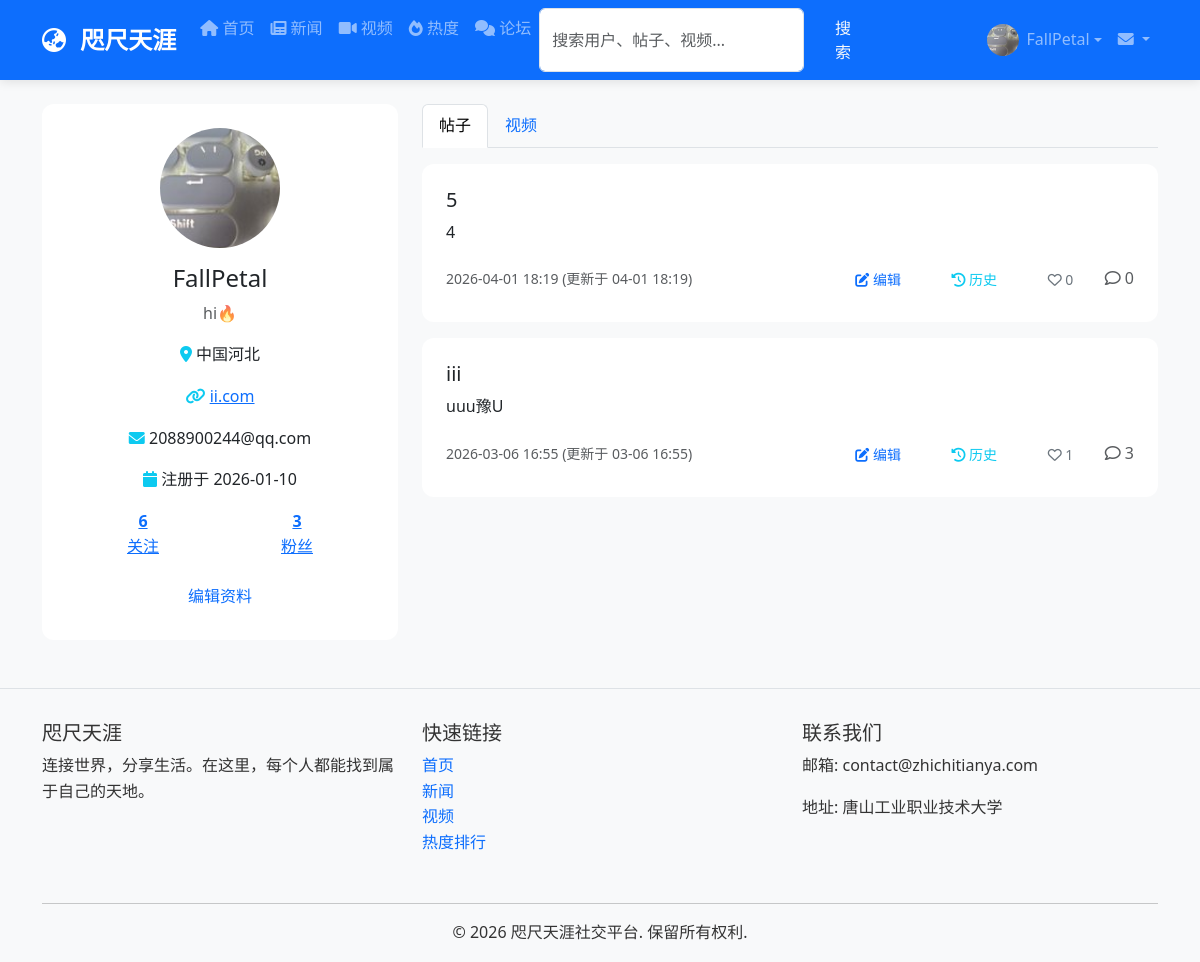
Screenshot of /profile/FallPetal (signed in) with the database file from the repository.
### python_web_project/models/__init__.py (models this page shows, shortened)
class User(UserMixin, db.Model):
    __tablename__ = 'users'
    id = db.Column(db.Integer, primary_key=True)
    username = db.Column(db.String(80), unique=True, nullable=False)
    email = db.Column(db.String(120), unique=True, nullable=False)
    password_hash = db.Column(db.String(120), nullable=False)
    avatar = db.Column(db.String(200), default='default_avatar.png')
    bio = db.Column(db.Text, default='')
    location = db.Column(db.String(100))
    website = db.Column(db.String(200))
    is_active = db.Column(db.Boolean, default=True)  # 用户是否被封禁
    is_banned = db.Column(db.Boolean, default=False)  # 是否被完全封禁
    can_post = db.Column(db.Boolean, default=True)    # 是否可以发帖
    can_video = db.Column(db.Boolean, default=True)   # 是否可以发视频
    can_comment = db.Column(db.Boolean, default=True)  # 是否可以评论
    is_admin = db.Column(db.Boolean, default=False)   # 是否为管理员
    join_date = db.Column(FlexibleDateTime, default=datetime.now)
    last_seen = db.Column(FlexibleDateTime, default=datetime.now)
    posts = db.relationship('Post', backref='author',
                            lazy=True, foreign_keys='Post.author_id')
    videos = db.relationship('Video', backref='uploader',
                             lazy=True, foreign_keys='Video.uploader_id')
    comments = db.relationship(
        'Comment', lazy=True, foreign_keys='Comment.author_id')
    sent_messages = db.relationship(
        'Message', backref='sender', lazy=True, foreign_keys='Message.sender_id')
    received_messages = db.relationship(
        'Message', backref='recipient', lazy=True, foreign_keys='Message.recipient_id')
    followers = db.relationship(
        'User', secondary='follows',
        primaryjoin='(Follows.followed_id == User.id)',  # 被关注的人
        secondaryjoin='(Follows.follower_id == User.id)',  # 关注者
        backref=db.backref('followed', lazy='dynamic'),
        lazy='dynamic'
    )
    post_likes = db.relationship('PostLike', backref='user', lazy=True)
    video_likes = db.relationship('VideoLike', backref='user', lazy=True)
    def is_following(self, user):
        existing_follow = db.session.query(Follows).filter_by(
            follower_id=self.id,
            followed_id=user.id
        ).first()
        return existing_follow is not None
    def get_following_count(self):
        return self.followed.count()
    def get_followers_count(self):
        return self.followers.count()
    def unread_messages_count(self):
        return Message.query.filter_by(
            recipient_id=self.id,
            is_read=False
        ).count()

class Post(db.Model):
    __tablename__ = 'posts'
    id = db.Column(db.Integer, primary_key=True)
    title = db.Column(db.String(200), nullable=False)
    content = db.Column(db.Text, nullable=False)
    image_url = db.Column(db.String(200))  # 帖子配图
    video_url = db.Column(db.String(200))  # 帖子视频
    timestamp = db.Column(FlexibleDateTime, index=True,
                          default=datetime.now)
    updated_at = db.Column(FlexibleDateTime, default=datetime.now)  # 最后更新时间
    author_id = db.Column(db.Integer, db.ForeignKey('users.id'))
    likes_count = db.Column(db.Integer, default=0)
    comments_count = db.Column(db.Integer, default=0)
    post_comments = db.relationship(
        'Comment', lazy=True, foreign_keys='Comment.post_id')
    likes = db.relationship('PostLike', backref='post', lazy=True)

### python_web_project/app.py (the view)
@app.route('/profile/<username>')
def profile(username):
    user = User.query.filter_by(username=username).first_or_404()
    user_posts = Post.query.filter_by(
        author_id=user.id).order_by(Post.timestamp.desc()).all()
    user_videos = Video.query.filter_by(
        uploader_id=user.id).order_by(Video.timestamp.desc()).all()
    is_following = False
    if current_user.is_authenticated:
        is_following = current_user.is_following(user)
    return render_template('profile.html',
                           user=user,
                           posts=user_posts,
                           videos=user_videos,
                           is_following=is_following)

### python_web_project/templates/profile.html (shortened to what this page needs)
{% extends "base.html" %}  {% block content %}
<div class="container mt-4">
  <div class="row">
    <div class="col-md-4">
      <div class="card">
        <div class="card-body text-center">
          <img
            src="{{ get_avatar_url(user.avatar) }}"
            class="rounded-circle mb-3"
            style="width: 120px; height: 120px; object-fit: cover"
            alt="头像"
          />
          <h4>{{ user.username }}</h4>
          {% if user.bio %}
          <p class="text-muted">{{ user.bio }}</p>
          {% endif %} {% if user.location %}
          <p>
            <i class="fas fa-map-marker-alt text-info"></i> {{ user.location }}
          </p>
          {% endif %} {% if user.website %}
          <p>
            <i class="fas fa-link text-info"></i>
            <a href="{{ user.website }}" target="_blank">{{ user.website }}</a>
          </p>
          {% endif %} {% if current_user.is_authenticated and (current_user.id
          == user.id or current_user.is_admin) %}
          <p><i class="fas fa-envelope text-info"></i> {{ user.email }}</p>
          <p>
            <i class="fas fa-calendar text-info"></i> 注册于 {{
            user.join_date.strftime('%Y-%m-%d') }}
          </p>
          {% endif %}
          <div class="d-flex justify-content-around mt-3">
            <div>
              <a href="{{ url_for('show_following', username=user.username) }}"
                ><strong>{{ user.get_following_count() }}</strong></a
              >
              <div>
                <a
                  href="{{ url_for('show_following', username=user.username) }}"
                  >关注</a
                >
              </div>
            </div>
            <div>
              <a href="{{ url_for('show_followers', username=user.username) }}"
                ><strong>{{ user.get_followers_count() }}</strong></a
              >
              <div>
                <a
                  href="{{ url_for('show_followers', username=user.username) }}"
                  >粉丝</a
                >
              </div>
            </div>
          </div>
           {% if current_user.id == user.id %}
          <div class="mt-3">
            <a
              href="{{ url_for('edit_profile') }}"
              class="btn btn-outline-primary"
              >编辑资料</a
            >
          </div>
          {% endif %}
        </div>
      </div>
    </div>
    <div class="col-md-8">
      <ul class="nav nav-tabs" id="myTab" role="tablist">
        <li class="nav-item" role="presentation">
          <button
            class="nav-link active"
            id="posts-tab"
            data-bs-toggle="tab"
            data-bs-target="#posts"
            type="button"
            role="tab"
          >
            帖子
          </button>
        </li>
        <li class="nav-item" role="presentation">
          <button
            class="nav-link"
            id="videos-tab"
            data-bs-toggle="tab"
            data-bs-target="#videos"
            type="button"
            role="tab"
          >
            视频
          </button>
        </li>
      </ul>
      <div class="tab-content mt-3" id="myTabContent">
        <div class="tab-pane fade show active" id="posts" role="tabpanel">
          {% if posts %} {% for post in posts %}
          <div class="card mb-3">
            <div class="card-body">
              <h5 class="card-title">{{ post.title }}</h5>
              <p class="card-text">
                {{ post.content[:300] }}
              </p>
              <div
                class="d-flex justify-content-between align-items-center mt-3"
              >
                <small class="text-muted"
                  >{{ post.timestamp.strftime('%Y-%m-%d %H:%M') }} {% if
                  post.updated_at and post.updated_at != post.timestamp %}
                  (更新于 {{ post.updated_at.strftime('%m-%d %H:%M') }}) {%
                  endif %}
                </small>
                <div>
                  {% if current_user.id == post.author_id or
                  current_user.is_admin %}
                  <a
                    href="{{ url_for('edit_post', post_id=post.id) }}"
                    class="btn btn-sm btn-outline-primary me-2"
                  >
                    <i class="fas fa-edit"></i> 编辑
                  </a>
                  <a
                    href="{{ url_for('post_detail', post_id=post.id) }}"
                    class="btn btn-sm btn-outline-info me-2"
                  >
                    <i class="fas fa-history"></i> 历史
                  </a>
                  {% endif %}
                  <button
                    class="btn btn-sm btn-outline-secondary like-btn"
                    data-type="post"
                    data-id="{{ post.id }}"
                  >
                    <i class="far fa-heart"></i>
                    <span class="likes-count">{{ post.likes_count }}</span>
                  </button>
                  <span class="ms-2 text-muted"
                    ><i class="far fa-comment"></i> {{ post.comments_count
                    }}</span
                  >
                </div>
              </div>
            </div>
          </div>
          {% endfor %} {% else %}
          <p class="text-muted">暂无帖子</p>
          {% endif %}
        </div>
      </div>
    </div>
  </div>
</div>
{% endblock %}

### python_web_project/templates/base.html (shortened to what this page needs)
<!DOCTYPE html>
<html lang="zh-CN">
  <head>
    <link
      href="{{ url_for('static', filename='css/bootstrap.min.css') }}"
      rel="stylesheet"
    />
    <link
      rel="stylesheet"
      href="{{ url_for('static', filename='css/style.css') }}"
    />
    <link
      rel="stylesheet"
      href="https://cdnjs.cloudflare.com/ajax/libs/font-awesome/6.0.0/css/all.min.css"
    />
  </head>
  <body>
    <nav class="navbar navbar-expand-lg navbar-dark bg-primary sticky-top">
      <div class="container">
        <a class="navbar-brand" href="{{ url_for('index') }}">
          <i class="fas fa-globe-asia me-2"></i> 咫尺天涯
        </a>
        <div class="collapse navbar-collapse" id="navbarNav">
          <ul class="navbar-nav me-auto">
            <li class="nav-item">
              <a class="nav-link" href="{{ url_for('index') }}"
                ><i class="fas fa-home"></i> 首页</a
              >
            </li>
            <li class="nav-item">
              <a class="nav-link" href="{{ url_for('news') }}"
                ><i class="fas fa-newspaper"></i> 新闻</a
              >
            </li>
            <li class="nav-item">
              <a class="nav-link" href="{{ url_for('videos') }}"
                ><i class="fas fa-video"></i> 视频</a
              >
            </li>
            <li class="nav-item">
              <a class="nav-link" href="{{ url_for('trending') }}"
                ><i class="fas fa-fire"></i> 热度</a
              >
            </li>
            <li class="nav-item">
              <a class="nav-link" href="{{ url_for('forum') }}"
                ><i class="fas fa-comments"></i> 论坛</a
              >
            </li>
            <li class="nav-item">
              <form
                class="d-flex"
                action="{{ url_for('search') }}"
                method="get"
              >
                <input
                  class="form-control me-2"
                  type="search"
                  name="q"
                  placeholder="搜索用户、帖子、视频..."
                  aria-label="Search"
                />
                <button class="btn btn-outline-light" type="submit">
                  搜索
                </button>
              </form>
            </li>
          </ul>
          <ul class="navbar-nav ms-auto">
            {% if current_user.is_authenticated %}
            <li class="nav-item dropdown">
              <a
                class="nav-link dropdown-toggle d-flex align-items-center"
                href="#"
                id="navbarDropdown"
                role="button"
                data-bs-toggle="dropdown"
              >
                <img
                  src="{{ get_avatar_url(current_user.avatar) }}"
                  class="user-avatar-sm me-2"
                  alt="头像"
                />
                {{ current_user.username }}
              </a>
            </li>
            {% endif %}
          </ul>
          {% if current_user.is_authenticated %}
          <ul class="navbar-nav">
            <li class="nav-item dropdown">
              <a
                class="nav-link dropdown-toggle"
                href="#"
                id="messagesDropdown"
                role="button"
                data-bs-toggle="dropdown"
                aria-expanded="false"
              >
                <i class="fas fa-envelope"></i>
              </a>
                {% set unread_messages = [] %} {% for msg in
                current_user.received_messages %} {% if not msg.is_read %} {% if
                unread_messages|length < 5 %} {% set _ =
                unread_messages.append(msg) %} {% endif %} {% endif %} {% endfor
                %}
            </li>
          </ul>
          {% endif %}
        </div>
      </div>
    </nav>
    <main>{% block content %}{% endblock %}</main>
    <footer class="footer mt-5 py-4 bg-light">
      <div class="container">
        <div class="row">
          <div class="col-md-4 mb-3">
            <h5>咫尺天涯</h5>
            <p>连接世界，分享生活。在这里，每个人都能找到属于自己的天地。</p>
          </div>
          <div class="col-md-4 mb-3">
            <h5>快速链接</h5>
            <ul class="list-unstyled">
              <li>
                <a href="{{ url_for('index') }}" class="text-decoration-none"
                  >首页</a
                >
              </li>
              <li>
                <a href="{{ url_for('news') }}" class="text-decoration-none"
                  >新闻</a
                >
              </li>
              <li>
                <a href="{{ url_for('videos') }}" class="text-decoration-none"
                  >视频</a
                >
              </li>
              <li>
                <a href="{{ url_for('trending') }}" class="text-decoration-none"
                  >热度排行</a
                >
              </li>
            </ul>
          </div>
          <div class="col-md-4 mb-3">
            <h5>联系我们</h5>
            <p>邮箱: contact@zhichitianya.com</p>
            <p>地址: 唐山工业职业技术大学</p>
          </div>
        </div>
        <hr />
        <div class="text-center">
          <p class="mb-0">&copy; 2026 咫尺天涯社交平台. 保留所有权利.</p>
        </div>
      </div>
    </footer>
  </body>
</html>

### rows the page displays
User: avatar (picture), username "FallPetal", bio "hi🔥", location "中国河北", website "ii.com", email "2088900244@qq.com", join_date "2026-01-10"
Post: title "5", content "4", timestamp "2026-04-01 18:19", updated_at "04-01 18:19", likes_count "0", comments_count "0"
Post: title "iii", content "uuu豫U", timestamp "2026-03-06 16:55", updated_at "03-06 16:55", likes_count "1", comments_count "3"

### other values shown
{{ user.get_following_count() }} "6"
{{ user.get_followers_count() }} "3"
